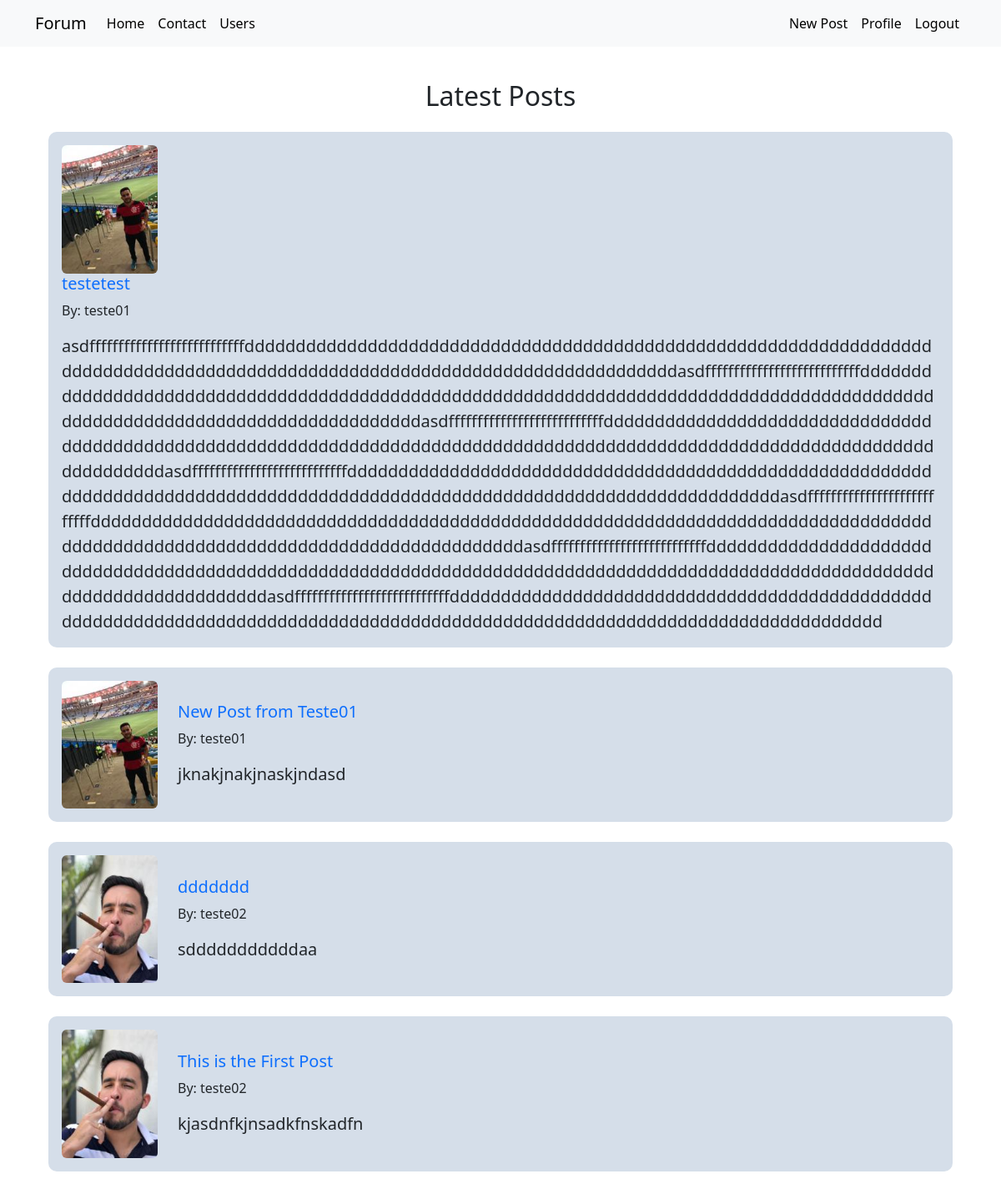
The page /forum (signed in) on the database its author committed.
### forumcommunity/models.py (models this page shows)
class Post(db.Model):
    id = db.Column(db.Integer, primary_key=True)
    title = db.Column(db.String, nullable=False)
    body = db.Column(db.Text, nullable=False)
    creation_date = db.Column(db.DateTime, nullable=False, default=datetime.utcnow)
    id_user = db.Column(db.Integer, db.ForeignKey('user.id'), nullable=False )

class User(db.Model, UserMixin):
    id = db.Column(db.Integer, primary_key=True)
    username = db.Column(db.String, nullable=False)
    email = db.Column(db.String, nullable=False, unique=True)
    password = db.Column(db.String, nullable=False)
    profile_picture = db.Column(db.String, default='default.jpg')
    posts = db.relationship('Post', backref='author', lazy=True)
    courses = db.Column(db.String, nullable=False, default='Uninformed')

### forumcommunity/routes.py (the view)
@app.route('/forum')
@login_required
def forum():
    posts = Post.query.order_by(Post.id.desc())
    return render_template('forum.html', posts=posts)

### forumcommunity/models.py (called while the page is built)
@login_manager.user_loader          # Function to find the user and load.
def load_user(id_user):
    return User.query.get(int(id_user))

### forumcommunity/templates/forum.html
{% extends 'base.html' %}
{% block body %}
<div class="container mt-2">
    <div class="row mt-4 p-3">
        <div class="col">
            <h2 class="text-center mb-4">Latest Posts</h2>
            {% for post in posts %}
            <div class="card custom-bg-color mb-4 w-100">
                <div class="card-body">
                    <div class="row align-items-center">
                        <div class="col-auto">
                            <img src="{{ url_for('static', filename='pictures/' + post.author.profile_picture) }}"
                                class="rounded profile-picture" />
                        </div>
                        <div class="col">
                            <a style="text-decoration: none;" href="{{ url_for('show_post', post_id=post.id )}}"> <h5 class="card-title">{{ post.title }}</h5> </a>
                            <p class="card-text">By: {{ post.author.username }}</p>
                            <p class="card-text fs-5">{{ post.body }}</p>
                        </div>
                    </div>
                </div>
            </div>
            {% endfor %}
        </div>
    </div>
</div>
{% endblock %}

### forumcommunity/static/main.css (style rules this page uses)
.card { width: 400px; border: none; border-radius: 10px; background-color: #fff; }
.profile-picture { width: 115px; height: auto; border-radius: 50%; }
.custom-bg-color { background-color: #d5dee9 !important; }

### rows shown on the page
Post: profile_picture (picture), title "testetest", author.username "teste01", body "asdfffffffffffffffffffffffffffdddddddddddddddddddddddddddddddddddddddddddddddddddddddddddddddddddddddddddddddddddddddddddddddddddddddddddddddddddddddddddddddasdfffffffffffffffffffffffffffdddddddddddddddddddddddddddddddddddddddddddddddddddddddddddddddddddddddddddddddddddddddddddddddddddddddddddddddddddddddddddddddasdfffffffffffffffffffffffffffdddddddddddddddddddddddddddddddddddddddddddddddddddddddddddddddddddddddddddddddddddddddddddddddddddddddddddddddddddddddddddddddasdfffffffffffffffffffffffffffdddddddddddddddddddddddddddddddddddddddddddddddddddddddddddddddddddddddddddddddddddddddddddddddddddddddddddddddddddddddddddddddasdfffffffffffffffffffffffffffdddddddddddddddddddddddddddddddddddddddddd…"
Post: profile_picture (picture), title "New Post from Teste01", author.username "teste01", body "jknakjnakjnaskjndasd"
Post: profile_picture (picture), title "ddddddd", author.username "teste02", body "sdddddddddddaa"
Post: profile_picture (picture), title "This is the First Post", author.username "teste02", body "kjasdnfkjnsadkfnskadfn"
